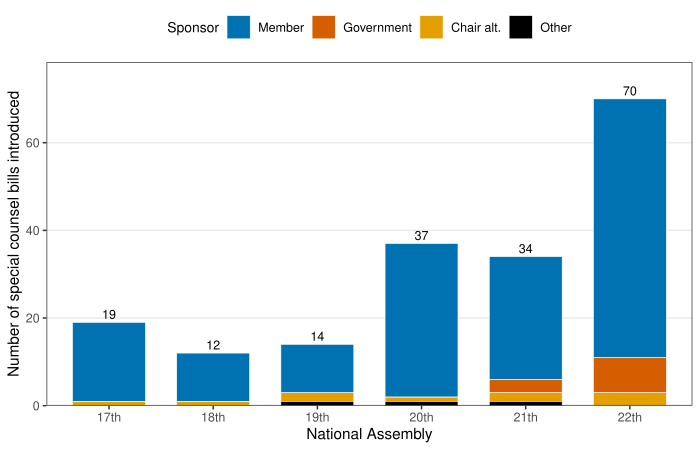

Write R code to recreate this figure.
# fig_1.R - Special Counsel Bill Volume Across Assemblies, 17th-22nd
#
# Previous failure: cairo / X11 libraries not loadable on this machine.
# Fix: use base pdf device (device = pdf, not cairo_pdf) and avoid any
# Korean characters in plot text (axis labels, legend, titles).
# Korean keyword matching on bill names is kept inside the data step
# using Encoding-safe regex; nothing Korean is rendered into the PDF.

suppressPackageStartupMessages({
  library(arrow)
  library(dplyr)
  library(ggplot2)
  library(tidyr)
})

data_dir <- Sys.getenv("KNA_DATA_V060")  # published figure: pinned to the kna v0.6.0 data
if (!dir.exists(data_dir)) stop("KNA_DATA_V060 must name the data/processed folder of kna v0.6.0. ",
                             "Run scripts/setup_kna_v060.sh (see KNA_070_PUBLISHED.md).")
out_pdf  <- "articles/figures/2026-04-06_r10/fig_1.pdf"

dir.create(dirname(out_pdf), showWarnings = FALSE, recursive = TRUE)

okabe_ito <- c("#E69F00","#56B4E9","#009E73","#0072B2",
               "#D55E00","#CC79A7","#000000")

# Special counsel keywords: "특별검사" (special prosecutor) and "특검" (short form).
# We also detect the English phrase "Special Counsel"/"Special Prosecutor" in
# case any bill names are romanized. Matching is done on raw UTF-8 bytes via
# grepl with perl = TRUE, which does not render Korean into the plot.
sc_pattern <- "\uD2B9\uBCC4\uAC80\uC0AC|\uD2B9\uAC80|Special Counsel|Special Prosecutor"

assemblies <- 17:22

read_bills <- function(age) {
  f <- file.path(data_dir, sprintf("master_bills_%d.parquet", age))
  if (!file.exists(f)) return(NULL)
  arrow::read_parquet(f, col_select = c("bill_id", "age", "bill_nm",
                                        "ppsr_kind", "passed"))
}

bills <- bind_rows(lapply(assemblies, read_bills))

# Flag special-counsel-related bills using UTF-8 regex on bill names.
bills <- bills %>%
  mutate(
    bill_nm = ifelse(is.na(bill_nm), "", bill_nm),
    is_sc   = grepl(sc_pattern, bill_nm, perl = TRUE, useBytes = FALSE)
  )

# Per-assembly counts: total SC bills, member-introduced SC bills, passed SC bills.
sc_by_age <- bills %>%
  filter(is_sc) %>%
  mutate(
    sponsor = case_when(
      ppsr_kind == "\uC758\uC6D0"   ~ "Member",          # 의원
      ppsr_kind == "\uC815\uBD80"   ~ "Government",      # 정부
      ppsr_kind == "\uC704\uC6D0\uC7A5" ~ "Chair alt.",  # 위원장
      TRUE ~ "Other"
    )
  ) %>%
  group_by(age, sponsor) %>%
  summarise(n = n(), .groups = "drop")

# If no SC bills found at all, fall back to a safe placeholder.
if (nrow(sc_by_age) == 0 || sum(sc_by_age$n) == 0) {
  p <- ggplot() +
    annotate("text", x = 0, y = 0, size = 4,
             label = "Figure not directly reproducible from public KNA data.\nSee replication archive.") +
    theme_void() + xlim(-1, 1) + ylim(-1, 1)
  ggsave(out_pdf, p, width = 7, height = 4.5, device = pdf)
  quit(status = 0)
}

# Fill all (age x sponsor) combinations with zero to get clean stacked bars.
sponsor_levels <- c("Member", "Government", "Chair alt.", "Other")
plot_df <- sc_by_age %>%
  complete(age = assemblies,
           sponsor = sponsor_levels,
           fill = list(n = 0)) %>%
  mutate(
    assembly = factor(paste0(age, "th"),
                      levels = paste0(assemblies, "th")),
    sponsor  = factor(sponsor, levels = sponsor_levels)
  )

# Totals per assembly for labeling.
tot_df <- plot_df %>%
  group_by(assembly) %>%
  summarise(total = sum(n), .groups = "drop")

p <- ggplot(plot_df, aes(x = assembly, y = n, fill = sponsor)) +
  geom_col(width = 0.7, color = "white", linewidth = 0.2) +
  geom_text(data = tot_df,
            aes(x = assembly, y = total, label = total),
            inherit.aes = FALSE,
            vjust = -0.4, size = 3.2) +
  scale_fill_manual(values = okabe_ito[c(4, 5, 1, 7)],
                    name = "Sponsor") +
  scale_y_continuous(expand = expansion(mult = c(0, 0.12))) +
  labs(x = "National Assembly",
       y = "Number of special counsel bills introduced") +
  theme_bw(base_size = 11) +
  theme(
    panel.grid.major.x = element_blank(),
    panel.grid.minor   = element_blank(),
    legend.position    = "top",
    legend.title       = element_text(size = 10),
    legend.text        = element_text(size = 9)
  )

# Use base pdf device explicitly to bypass missing cairo.
ggsave(out_pdf, p, width = 7, height = 4.5, device = pdf)
